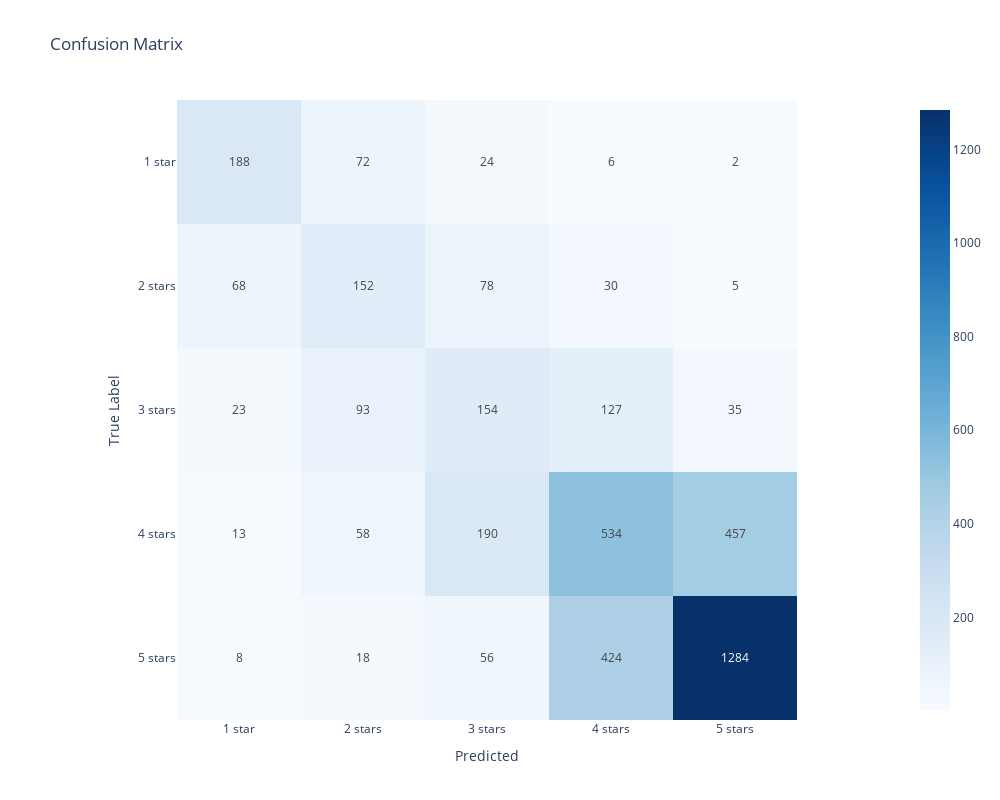

Notebook cell for this chart:
### Markdown cell above
## Model with SVM and CountVectorizer

### Code cell
# instantiate the Model class with text and labels (X and y), a logistic regression model and a tfidf vectorizer
from sklearn.svm import SVC

model_clf = Model(X, y, SVC(class_weight='balanced', kernel = 'linear', random_state = 0), CountVectorizer(preprocessor=preprocess_text), random_seed=42, test_size=0.2)

# fit the model
model_clf.fit()

# predict and generate classification report
model_clf.report(class_labels)

### Figure 1 — Plotly figure (JSON) as saved in the notebook; plotly's stock layout.template omitted (floating-point values rounded to 4 significant figures)
{"data": [{"coloraxis": "coloraxis", "hovertemplate": "Predicted: %{x}<br>True Label: %{y}<br>color: %{z}<extra></extra>", "name": "0", "texttemplate": "%{z}", "type": "heatmap", "x": ["1 star", "2 stars", "3 stars", "4 stars", "5 stars"], "xaxis": "x", "y": ["1 star", "2 stars", "3 stars", "4 stars", "5 stars"], "yaxis": "y", "z": [[188, 72, 24, 6, 2], [68, 152, 78, 30, 5], [23, 93, 154, 127, 35], [13, 58, 190, 534, 457], [8, 18, 56, 424, 1284]]}], "layout": {"coloraxis": {"colorscale": [[0, "rgb(247,251,255)"], [0.125, "rgb(222,235,247)"], [0.25, "rgb(198,219,239)"], [0.375, "rgb(158,202,225)"], [0.5, "rgb(107,174,214)"], [0.625, "rgb(66,146,198)"], [0.75, "rgb(33,113,181)"], [0.875, "rgb(8,81,156)"], [1, "rgb(8,48,107)"]]}, "height": 800, "title": {"text": "Confusion Matrix"}, "width": 1000, "xaxis": {"anchor": "y", "constrain": "domain", "domain": [0, 1], "scaleanchor": "y", "title": {"text": "Predicted"}}, "yaxis": {"anchor": "x", "autorange": "reversed", "constrain": "domain", "domain": [0, 1], "title": {"text": "True Label"}}}}
